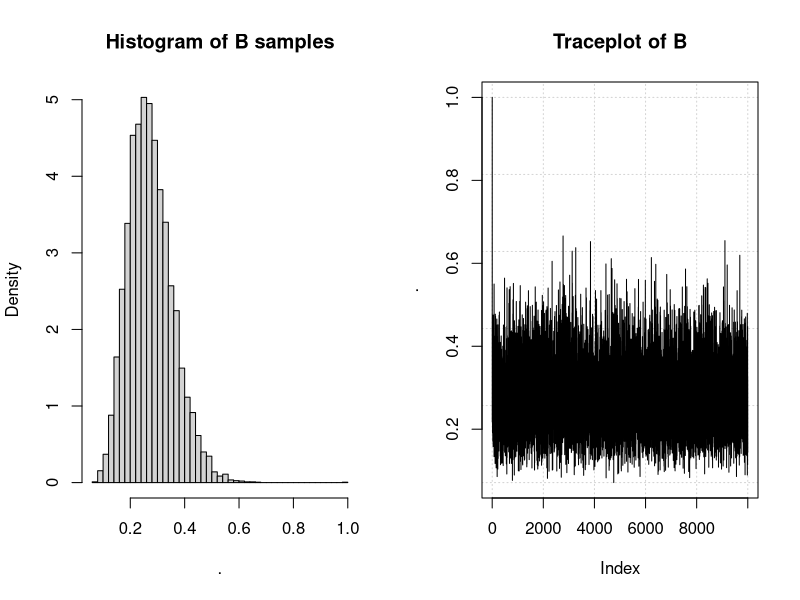
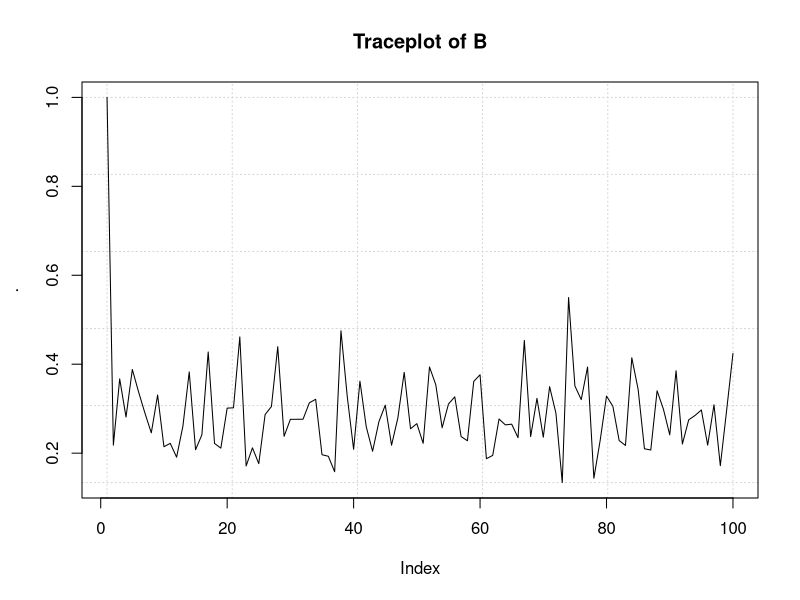
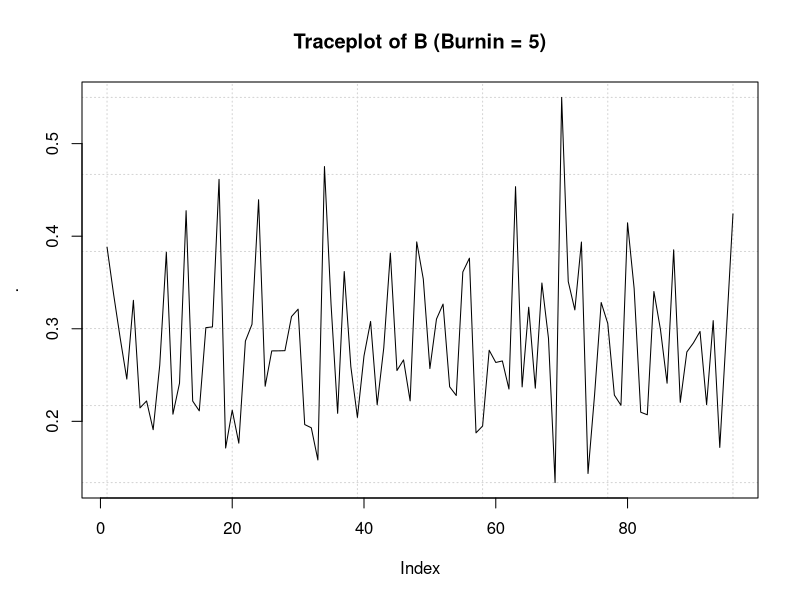
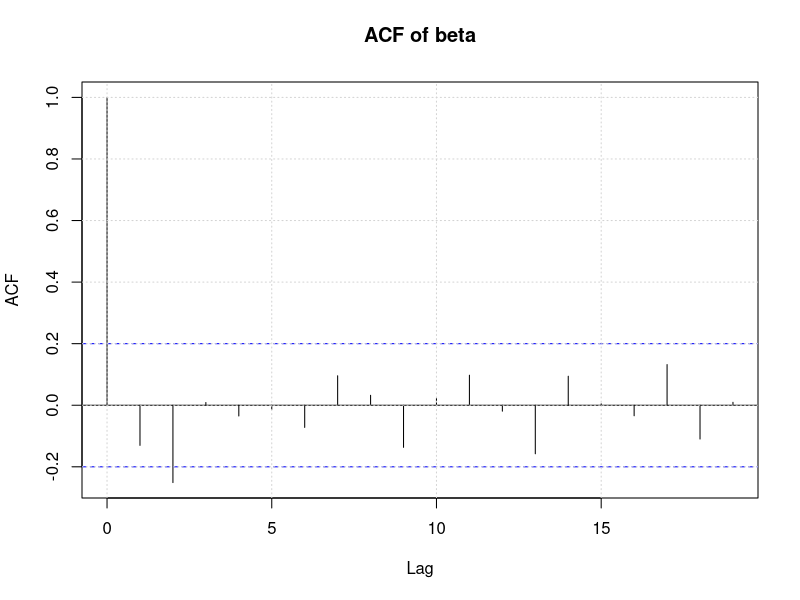
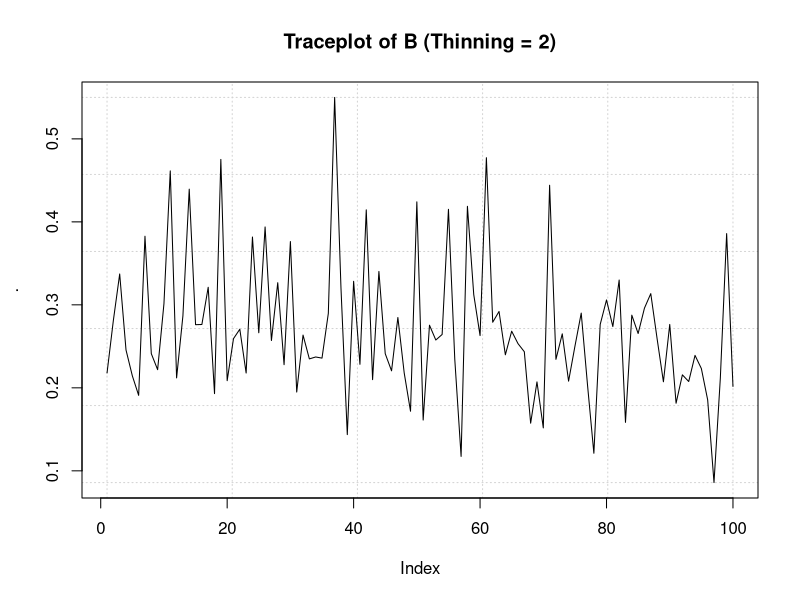
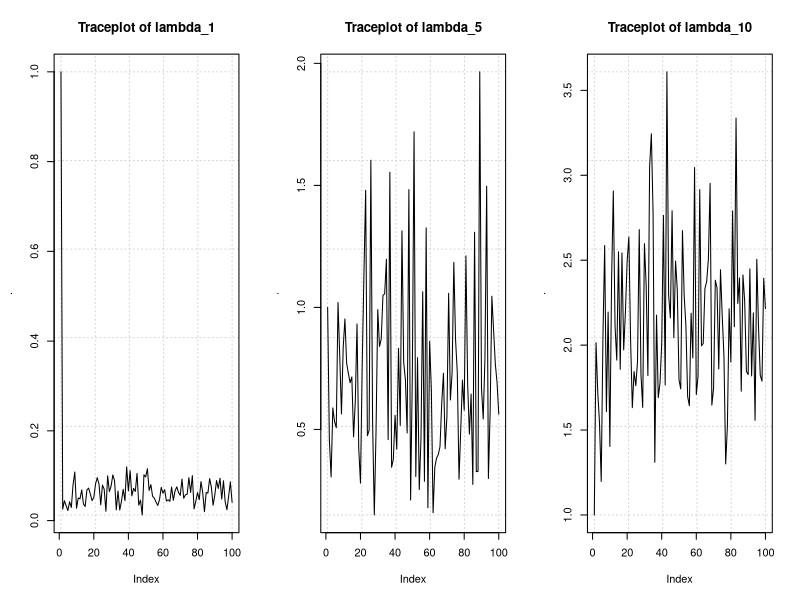
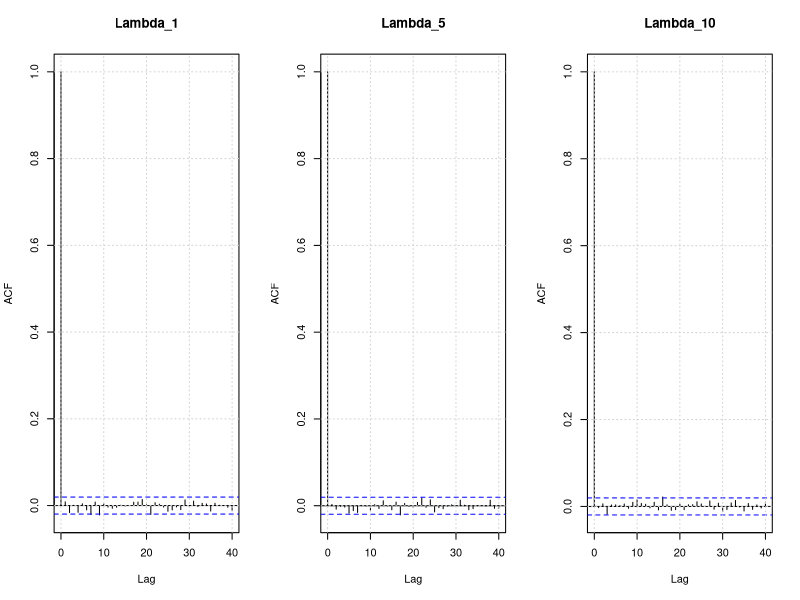

R code for these plots, in order:
library(tidyverse)
library(magrittr)
library(dplyr)
set.seed(100)

# Specify y and initial values for beta and lambda
y <- c(5, 1, 5, 14, 3, 19, 1, 1, 4, 22)
t <- c(94.320, 15.720, 62.880, 125.760, 5.240, 31.440, 1.048, 
       1.048, 2.096, 10.480)
lambda_0 <- rep(1, 10)
beta_0 <- 1

# Function to sample lambda
rlambda <- function(beta) {
  temp <- numeric(10)
  for(i in 1:10) {
    temp[i] <- rgamma(1, 
                      shape = y[i] + 1,
                      rate = t[i] + beta) 
  }
  return(temp)
}

# Function to sample beta
rbeta <- function(lambda) {
  rgamma(1, 
         shape = 11,
         rate = sum(lambda) + 40) 
}

# The Gibbs sampler
n_samples <- 10000
samples_lambda <- matrix(ncol = 10, nrow = n_samples)
samples_beta <- numeric(n_samples) 
samples_lambda[1,] <- lambda_0
samples_beta[1] <- beta_0
for(i in 2:n_samples) { 
  samples_beta[i] <- rbeta(samples_lambda[i - 1]) 
  samples_lambda[i,] <- rlambda(samples_beta[i]) 
}

# Illustrate the B-parameter
par(mfrow = c(1,2))
samples_beta %>% hist(prob = TRUE, breaks = 50,
                               main = "Histogram of B samples")
samples_beta %>% plot(type = "l", first.panel = grid(),
                               main = "Traceplot of B")

# Looking at the first 100 samples of B
par(mfrow = c(1, 1))
samples_beta[1:100] %>% plot(type = "l", first.panel = grid(),
                               main = "Traceplot of B")

# Converges relatively quickly towards distribution, choose burning to be 5
burnin <- 5
samples_beta[burnin:100] %>% plot(type = "l", first.panel = grid(),
                             main = "Traceplot of B (Burnin = 5)")

# acf of samples
acf(samples_beta[burnin:100], main = "ACF of beta"); grid()

# Instead of burnin we could also use thinning, where we pick every second
# sample
samples_beta[1:100 * 2] %>% plot(type = "l", first.panel = grid(),
                                 main = "Traceplot of B (Thinning = 2)")

par(mfrow = c(1,3)) 
samples_lambda[1:100,1]%>% plot(type = "l", first.panel = grid(),
                           main = "Traceplot of lambda_1")
samples_lambda[1:100,5]%>% plot(type = "l", first.panel = grid(),
                           main = "Traceplot of lambda_5")
samples_lambda[1:100,10]%>% plot(type = "l", first.panel = grid(),
                           main = "Traceplot of lambda_10")

samples_lambda[,1] %>% acf(main = "Lambda_1"); grid()
samples_lambda[,5] %>% acf(main = "Lambda_5"); grid()
samples_lambda[,10] %>% acf(main = "Lambda_10"); grid()

